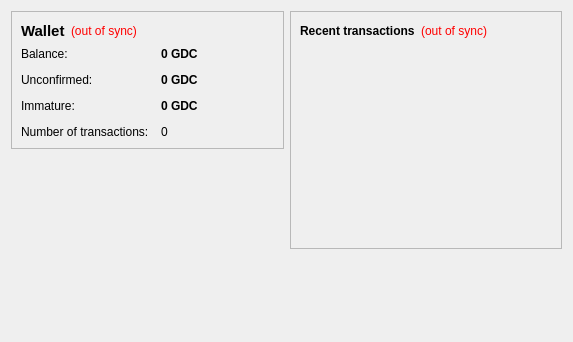
<?xml version="1.0" encoding="UTF-8"?>
<ui version="4.0">
 <class>OverviewPage</class>
 <widget class="QWidget" name="OverviewPage">
  <property name="geometry">
   <rect>
    <x>0</x>
    <y>0</y>
    <width>573</width>
    <height>342</height>
   </rect>
  </property>
  <property name="windowTitle">
   <string>Form</string>
  </property>
  <layout class="QHBoxLayout" name="horizontalLayout" stretch="1,1">
   <item>
    <layout class="QVBoxLayout" name="verticalLayout_2">
     <item>
      <widget class="QFrame" name="frame">
       <property name="frameShape">
        <enum>QFrame::StyledPanel</enum>
       </property>
       <property name="frameShadow">
        <enum>QFrame::Raised</enum>
       </property>
       <layout class="QVBoxLayout" name="verticalLayout_4">
        <item>
         <layout class="QHBoxLayout" name="horizontalLayout_4">
          <item>
           <widget class="QLabel" name="label_5">
            <property name="font">
             <font>
              <pointsize>11</pointsize>
              <weight>75</weight>
              <bold>true</bold>
             </font>
            </property>
            <property name="text">
             <string>Wallet</string>
            </property>
           </widget>
          </item>
          <item>
           <widget class="QLabel" name="labelWalletStatus">
            <property name="toolTip">
             <string>The displayed information may be out of date. Your wallet automatically synchronizes with the GoldoCoin network after a connection is established, but this process has not completed yet.</string>
            </property>
            <property name="styleSheet">
             <string notr="true">QLabel { color: red; }</string>
            </property>
            <property name="text">
             <string notr="true">(out of sync)</string>
            </property>
            <property name="alignment">
             <set>Qt::AlignLeading|Qt::AlignLeft|Qt::AlignVCenter</set>
            </property>
           </widget>
          </item>
          <item>
           <spacer name="horizontalSpacer_2">
            <property name="orientation">
             <enum>Qt::Horizontal</enum>
            </property>
            <property name="sizeHint" stdset="0">
             <size>
              <width>40</width>
              <height>20</height>
             </size>
            </property>
           </spacer>
          </item>
         </layout>
        </item>
        <item>
         <layout class="QFormLayout" name="formLayout_2">
          <property name="fieldGrowthPolicy">
           <enum>QFormLayout::AllNonFixedFieldsGrow</enum>
          </property>
          <property name="horizontalSpacing">
           <number>12</number>
          </property>
          <property name="verticalSpacing">
           <number>12</number>
          </property>
          <item row="0" column="0">
           <widget class="QLabel" name="label">
            <property name="text">
             <string>Balance:</string>
            </property>
           </widget>
          </item>
          <item row="0" column="1">
           <widget class="QLabel" name="labelBalance">
            <property name="font">
             <font>
              <weight>75</weight>
              <bold>true</bold>
             </font>
            </property>
            <property name="cursor">
             <cursorShape>IBeamCursor</cursorShape>
            </property>
            <property name="toolTip">
             <string>Your current balance</string>
            </property>
            <property name="text">
             <string notr="true">0 GDC</string>
            </property>
            <property name="textInteractionFlags">
             <set>Qt::LinksAccessibleByMouse|Qt::TextSelectableByKeyboard|Qt::TextSelectableByMouse</set>
            </property>
           </widget>
          </item>
          <item row="1" column="0">
           <widget class="QLabel" name="label_3">
            <property name="text">
             <string>Unconfirmed:</string>
            </property>
           </widget>
          </item>
          <item row="1" column="1">
           <widget class="QLabel" name="labelUnconfirmed">
            <property name="font">
             <font>
              <weight>75</weight>
              <bold>true</bold>
             </font>
            </property>
            <property name="cursor">
             <cursorShape>IBeamCursor</cursorShape>
            </property>
            <property name="toolTip">
             <string>Total of transactions that have yet to be confirmed, and do not yet count toward the current balance</string>
            </property>
            <property name="text">
             <string notr="true">0 GDC</string>
            </property>
            <property name="textInteractionFlags">
             <set>Qt::LinksAccessibleByMouse|Qt::TextSelectableByKeyboard|Qt::TextSelectableByMouse</set>
            </property>
           </widget>
          </item>
          <item row="3" column="0">
           <widget class="QLabel" name="label_2">
            <property name="text">
             <string>Number of transactions:</string>
            </property>
           </widget>
          </item>
          <item row="3" column="1">
           <widget class="QLabel" name="labelNumTransactions">
            <property name="toolTip">
             <string>Total number of transactions in wallet</string>
            </property>
            <property name="text">
             <string notr="true">0</string>
            </property>
           </widget>
          </item>
          <item row="2" column="0">
           <widget class="QLabel" name="labelImmatureText">
            <property name="text">
             <string>Immature:</string>
            </property>
           </widget>
          </item>
          <item row="2" column="1">
           <widget class="QLabel" name="labelImmature">
            <property name="font">
             <font>
              <weight>75</weight>
              <bold>true</bold>
             </font>
            </property>
            <property name="toolTip">
             <string>Mined balance that has not yet matured</string>
            </property>
            <property name="text">
             <string notr="true">0 GDC</string>
            </property>
            <property name="textInteractionFlags">
             <set>Qt::LinksAccessibleByMouse|Qt::TextSelectableByKeyboard|Qt::TextSelectableByMouse</set>
            </property>
           </widget>
          </item>
         </layout>
        </item>
       </layout>
      </widget>
     </item>
     <item>
      <spacer name="verticalSpacer">
       <property name="orientation">
        <enum>Qt::Vertical</enum>
       </property>
       <property name="sizeHint" stdset="0">
        <size>
         <width>20</width>
         <height>40</height>
        </size>
       </property>
      </spacer>
     </item>
    </layout>
   </item>
   <item>
    <layout class="QVBoxLayout" name="verticalLayout_3">
     <item>
      <widget class="QFrame" name="frame_2">
       <property name="frameShape">
        <enum>QFrame::StyledPanel</enum>
       </property>
       <property name="frameShadow">
        <enum>QFrame::Raised</enum>
       </property>
       <layout class="QVBoxLayout" name="verticalLayout">
        <item>
         <layout class="QHBoxLayout" name="horizontalLayout_2">
          <item>
           <widget class="QLabel" name="label_4">
            <property name="text">
             <string>&lt;b&gt;Recent transactions&lt;/b&gt;</string>
            </property>
           </widget>
          </item>
          <item>
           <widget class="QLabel" name="labelTransactionsStatus">
            <property name="toolTip">
             <string>The displayed information may be out of date. Your wallet automatically synchronizes with the GoldoCoin network after a connection is established, but this process has not completed yet.</string>
            </property>
            <property name="styleSheet">
             <string notr="true">QLabel { color: red; }</string>
            </property>
            <property name="text">
             <string notr="true">(out of sync)</string>
            </property>
            <property name="alignment">
             <set>Qt::AlignRight|Qt::AlignTrailing|Qt::AlignVCenter</set>
            </property>
           </widget>
          </item>
          <item>
           <spacer name="horizontalSpacer">
            <property name="orientation">
             <enum>Qt::Horizontal</enum>
            </property>
            <property name="sizeHint" stdset="0">
             <size>
              <width>40</width>
              <height>20</height>
             </size>
            </property>
           </spacer>
          </item>
         </layout>
        </item>
        <item>
         <widget class="QListView" name="listTransactions">
          <property name="styleSheet">
           <string notr="true">QListView { background: transparent; }</string>
          </property>
          <property name="frameShape">
           <enum>QFrame::NoFrame</enum>
          </property>
          <property name="verticalScrollBarPolicy">
           <enum>Qt::ScrollBarAlwaysOff</enum>
          </property>
          <property name="horizontalScrollBarPolicy">
           <enum>Qt::ScrollBarAlwaysOff</enum>
          </property>
          <property name="selectionMode">
           <enum>QAbstractItemView::NoSelection</enum>
          </property>
         </widget>
        </item>
       </layout>
      </widget>
     </item>
     <item>
      <spacer name="verticalSpacer_2">
       <property name="orientation">
        <enum>Qt::Vertical</enum>
       </property>
       <property name="sizeHint" stdset="0">
        <size>
         <width>20</width>
         <height>40</height>
        </size>
       </property>
      </spacer>
     </item>
    </layout>
   </item>
  </layout>
 </widget>
 <resources/>
 <connections/>
</ui>
